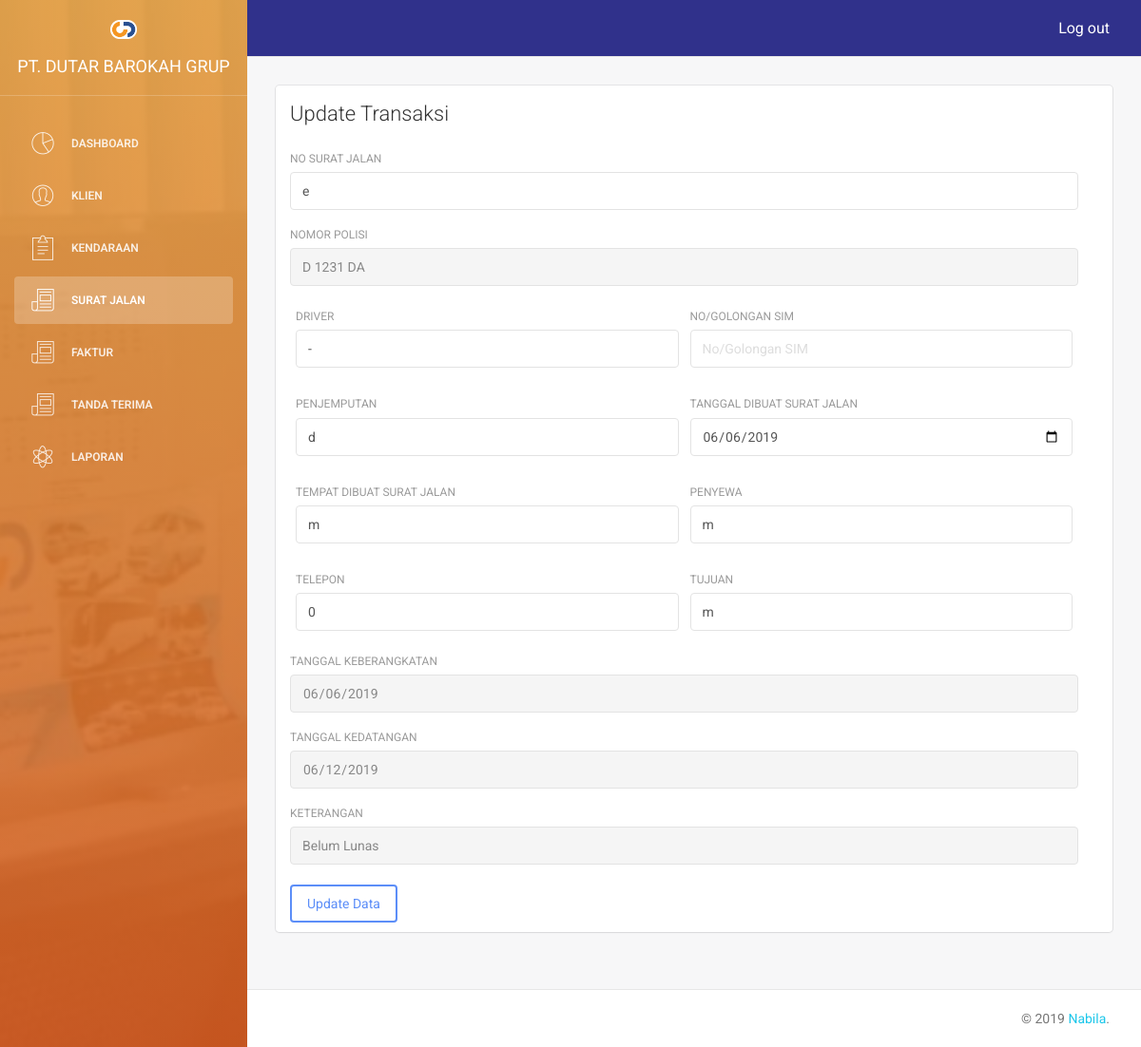
The app's page /link/transaksi_update.php?no_surat_jalan=e (signed in) with its own data.
### tables this page shows
CREATE TABLE `transaksi` (
  `no_surat_jalan` varchar(50) NOT NULL,
  `nomor_polisi` varchar(12) NOT NULL,
  `driver` varchar(75) DEFAULT NULL,
  `no_golongan_sim` varchar(10) DEFAULT NULL,
  `penjemputan` varchar(100) DEFAULT NULL,
  `tgl_dibuat_surat_jln` date DEFAULT NULL,
  `tmpt_dibuat_surat_jln` varchar(30) DEFAULT NULL,
  `penyewa` varchar(75) DEFAULT NULL,
  `telepon` varchar(20) DEFAULT NULL,
  `tujuan` varchar(30) DEFAULT NULL,
  `tgl_keberangkatan` datetime DEFAULT NULL,
  `tgl_kedatangan` datetime DEFAULT NULL,
  `keterangan` varchar(20) DEFAULT NULL
);

### link/transaksi_update.php (the view, shortened to what this page needs)
<?php
include('koneksi.php');
$sql = "SELECT * FROM transaksi WHERE no_surat_jalan='$_GET[no_surat_jalan]'";
$result = mysqli_query($conn, $sql);
$row = mysqli_fetch_assoc($result);
?>
<!doctype html>
<html lang="en">
<?php include("head.php"); ?>
<body>
    <div class="wrapper">
        <?php include('sidebar.php'); ?>
        <div class="main-panel">
            <?php include('navbar.php') ?>
            <div class="content">
                <div class="container-fluid">
                    <div class="row">
                        <div class="col-md-12">
                            <div class="card">
                                <div class="header">
                                    <h4 class="title" id="input-transaksi">Update Transaksi</h4>
                                </div>
                                <div class="content">
                                    <form method="post" action="process.php?process=update-transaksi">
                                        <div class="row col-md-12">
                                            <div class="form-group">
                                                <label>No Surat Jalan</label>
                                                <input type="text" name="no_surat_jalan" class="form-control" placeholder="No Surat Jalan" required <?php echo "value='$row[no_surat_jalan]'"; ?>>
                                            </div>
                                            <div class="form-group">
                                                <label>Nomor Polisi</label>
                                                <input type="text" name="nomor_polisi" class="form-control" placeholder="Nomor Polisi" readonly <?php echo "value='$row[nomor_polisi]'"; ?>>
                                            </div>
                                            <div class="form-group col-lg-6">
                                                <label>Driver</label>
                                                <input type="text" name="driver" class="form-control" placeholder="Driver" <?php echo "value='$row[driver]'"; ?>>
                                            </div>
                                            <div class="form-group col-lg-6">
                                                <label>No/Golongan SIM</label>
                                                <input type="text" name="no_golongan_sim" class="form-control" placeholder="No/Golongan SIM" <?php echo "value='$row[no_golongan_sim]'"; ?>>
                                            </div>
                                            <div class="form-group col-lg-6">
                                                <label>Penjemputan</label>
                                                <input type="text" name="penjemputan" class="form-control" placeholder="Penjemputan" <?php echo "value='$row[penjemputan]'"; ?>>
                                            </div>
                                            <div class="form-group col-lg-6">
                                                <label>Tanggal dibuat Surat Jalan</label>
                                                <input type="date" name="tgl_dibuat_surat_jln" class="form-control" placeholder="Tanggal dibuat Surat Jalan" <?php echo "value='$row[tgl_dibuat_surat_jln]'"; ?>>
                                            </div>
                                            <div class="form-group col-lg-6">
                                                <label>Tempat dibuat Surat Jalan</label>
                                                <input type="text" name="tmpt_dibuat_surat_jln" class="form-control" placeholder="Tempat dibuat Surat Jalan" <?php echo "value='$row[tmpt_dibuat_surat_jln]'"; ?>>
                                            </div>
                                            <div class="form-group col-lg-6">
                                                <label>Penyewa</label>
                                                <input type="text" name="penyewa" class="form-control" placeholder="Penyewa" <?php echo "value='$row[penyewa]'"; ?>>
                                            </div>
                                            <div class="form-group col-lg-6">
                                                <label>Telepon</label>
                                                <input type="text" name="telepon" class="form-control" placeholder="Telepon" <?php echo "value='$row[telepon]'"; ?>>
                                            </div>
                                            <div class="form-group col-lg-6">
                                                <label>Tujuan</label>
                                                <input type="text" name="tujuan" class="form-control" placeholder="Tujuan" <?php echo "value='$row[tujuan]'"; ?>>
                                            </div>
                                            <div class="form-group">
                                                <label>Tanggal Keberangkatan</label>
                                                <input type="date" name="tgl_keberangkatan" class="form-control" placeholder="Tanggal Keberangkatan" readonly <?php echo "value='".date('Y-m-d',strtotime($row['tgl_keberangkatan']))."'"; ?>>
                                            </div>
                                            <div class="form-group">
                                                <label>Tanggal Kedatangan</label>
                                                <input type="date" name="tgl_kedatangan" class="form-control" placeholder="Tanggal Kedatangan" readonly <?php echo "value='".date('Y-m-d',strtotime($row['tgl_kedatangan']))."'"; ?>>
                                            </div>
                                            <div class="form-group">
                                                <label>Keterangan</label>
                                                <input type="text" name="keterangan" class="form-control" placeholder="Keterangan" value="Belum Lunas" readonly>
                                            </div>
                                        </div>
                                        <input class="btn btn-primary" type="submit" value="Update Data">
                                    </form>
                                </div>
                            </div>
                        </div>
                    </div>
                </div>
            </div>
            <?php include('footer.php'); ?>
        </div>
    </div>
</body>
</html>

### records on screen
transaksi: no_surat_jalan "e", nomor_polisi "D 1231 DA", driver "-", penjemputan "d", tgl_dibuat_surat_jln "06/06/2019", tmpt_dibuat_surat_jln "m", penyewa "m", telepon "0", tujuan "m", tgl_keberangkatan "06/06/2019", tgl_kedatangan "06/12/2019"
